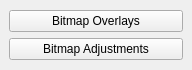
<?xml version="1.0" encoding="UTF-8"?>
<ui version="4.0">
 <class>MainWindow</class>
 <widget class="QMainWindow" name="MainWindow">
  <property name="geometry">
   <rect>
    <x>0</x>
    <y>0</y>
    <width>192</width>
    <height>70</height>
   </rect>
  </property>
  <property name="sizePolicy">
   <sizepolicy hsizetype="Fixed" vsizetype="Fixed">
    <horstretch>0</horstretch>
    <verstretch>0</verstretch>
   </sizepolicy>
  </property>
  <property name="minimumSize">
   <size>
    <width>50</width>
    <height>50</height>
   </size>
  </property>
  <property name="maximumSize">
   <size>
    <width>192</width>
    <height>126</height>
   </size>
  </property>
  <property name="windowTitle">
   <string>MainWindow</string>
  </property>
  <widget class="QWidget" name="centralwidget">
   <layout class="QGridLayout" name="gridLayout">
    <item row="0" column="0">
     <layout class="QVBoxLayout" name="verticalLayout">
      <item>
       <widget class="QPushButton" name="btnOverlays">
        <property name="text">
         <string>Bitmap Overlays</string>
        </property>
       </widget>
      </item>
      <item>
       <widget class="QPushButton" name="btnAdjustments">
        <property name="text">
         <string>Bitmap Adjustments</string>
        </property>
       </widget>
      </item>
     </layout>
    </item>
   </layout>
  </widget>
 </widget>
 <resources/>
 <connections/>
</ui>
